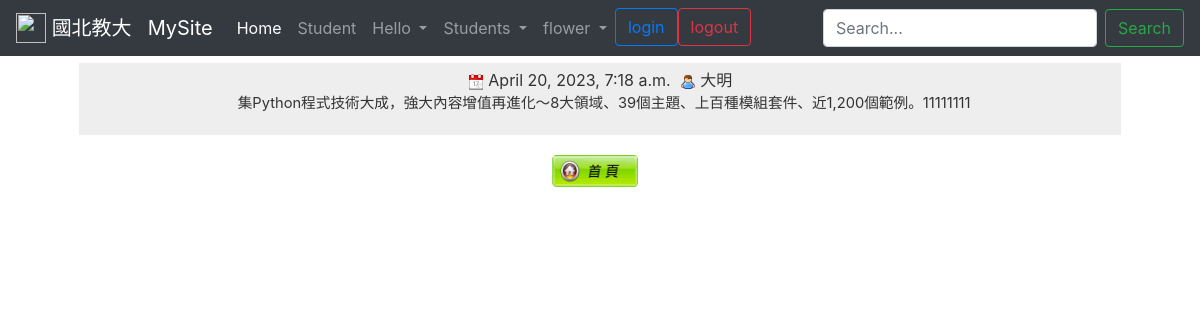
The app's page /newsdetail/26/ with its own data.
### news/models.py (models this page shows, shortened)
class NewsUnit(models.Model):
    catego = models.CharField(max_length=10, null=False)
    nickname = models.CharField(max_length=20, null=False)
    title = models.CharField(max_length=50, null=False)
    message = models.TextField(null=False)
    pubtime = models.DateTimeField(auto_now=True)
    enabled = models.BooleanField(default=False)
    press = models.IntegerField(default=0)

### news/views.py (the view)
# urls.py: path('newsdetail/<int:detailid>/', nviews.detail),
def detail(request, detailid=None):  #詳細頁面
	unit = models.NewsUnit.objects.get(id=detailid)
	category = unit.catego
	title = unit.title
	pubtime = unit.pubtime
	nickname = unit.nickname
	message = unit.message
	unit.press += 1
	unit.save()
	return render(request, "news/detail.html", locals())

### templates/news/detail.html
{% extends "base.html" %}
{% load static %}
{% block content %}
		<div class="contentbox">
			<table width="100%">
			<tr>
			  <th align="left"><span class="typeblock">{{category}}&nbsp;&nbsp;</span>&nbsp;&nbsp;{{title}}</th>
			</tr>
			<tr>
			  <td><span class="newsinfo">
				<img src="{% static "images/date.png" %}" alt="" width="16" height="16" />&nbsp;{{pubtime}}
				&nbsp;<img src="{% static "images/user.png" %}" alt="" width="16" height="16" />&nbsp;{{nickname}}
				<p>&nbsp;&nbsp;{{message}}</p>
			  </td>
			</tr>
			</table>
			<div class="topfunction">
				<a href="/newsindex/" title="返回首頁">
				<img src="{% static "images/home.png" %}" alt="返回首頁" width="86" height="32" /></a>
			</div>
		</div>
{% endblock %}

### static/css/style.css (style rules this page uses)
html, body { height: 100%; }
body { height: 100%; font-family: Arial, Helvetica, sans-serif; font-size: 13px; margin: 0; padding: 0; background:#eaeaea }
p { padding: 0; font-size: 11pt; line-height: 150%; }
img { border: none; }
table { border-collapse: collapse; }
th,td { padding: 8px; }
th { background: #E0E0E0 url(images/bg_th.png) repeat-x top; text-shadow: 1px 1px 1px #fff; font-size: 15px; }
.topfunction { height: 30px; margin-top: 12px; margin-right: auto; margin-left: auto; text-align: center; }
.topfunction img { margin-right: 10px; }
.contentbox { overflow: auto; border: 1px solid #fff; padding: 15px; background: #fff url(images/bg_fade_med.png) repeat-x top; border-bottom-left-radius: 10px; border-bottom-right-radius: 10px; -moz-border-radius-bottomright: 10px; -moz-border-radius-bottomleft: 10px; }
.typeblock { color: #FFF; background-color: #F36; padding: 2px 5px; text-align: center; text-shadow: 1px 1px #333; border-radius: 5px; }
.newsinfo { color: #333; background-color: #EEE; padding: 5px 10px; margin: 0px 10px; display: block; text-align: center; }
.newsinfo * { vertical-align: text-bottom; }

### records on screen
NewsUnit: pubtime "April 20, 2023, 7:18 a.m.", nickname "大明", message "集Python程式技術大成，強大內容增值再進化～8大領域、39個主題、上百種模組套件、近1,200個範例。11111111"
